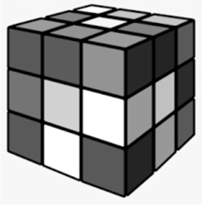
#> input picture images/cube.png, 203 x 210 px
$ python lab7.py
#> lines starting #> are read from the running program, lines starting #| are printed output that depends on the picture; after the words box and inside, x2 and y2 are one past the last pixel; in counts of white or black regions, pixels touching at a corner belong together
# Program for smooth image using ideal low pass filter in frequency domain

import cv2
import numpy as np
import matplotlib.pyplot as plt

def plt_imshow(title:str, image:cv2.Mat, cmap='gray'):
    plt.title(title)
    plt.imshow(image, cmap)
    plt.axis('off')
    plt.show()

image = cv2.imread('./images/cube.png', 0)
#> image: shape (210, 203); min 0, max 255, mean 149.2
plt_imshow('Image', image)

fourier = np.fft.fft2(image)
# plt_imshow('Fourier Transform', np.log1p(np.abs(fourier)))

shift_fourier = np.fft.fftshift(fourier)
# plt_imshow('Shifting', np.log1p(np.abs(shift_fourier)))

m, n = image.shape
#> m = 210; n = 203
filter = np.zeros(image.shape, dtype=np.float32) # Ideal Filter: H(u, v)
D0 = 50
for u in range(m):
    for v in range(n):
        D = np.sqrt((u-m/2)**2 + (v-n/2)**2)
        if D > D0:
            filter[u, v] = 0
        else:
            filter[u, v] = 1
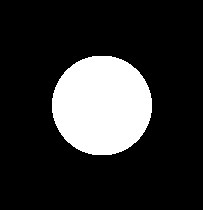
#> filter: shape (210, 203) float32; values 0 (black) and 1 (white), 18.4% white; 1 white region, box (x1, y1, x2, y2) and area: (52, 56, 152, 155) 7856
plt_imshow('Filter', filter)

shift_filtered_fourier = shift_fourier * filter
# plt_imshow('Filter Applied', np.log1p(np.abs(shift_filtered_fourier)))

filtered_fourier = np.fft.ifftshift(shift_filtered_fourier)
# plt_imshow('Inverse Shifting', np.log1p(np.abs(filtered_fourier)))

filtered_img = np.fft.ifft2(filtered_fourier)
plt_imshow('Filtered Image', np.abs(filtered_img))
#> call 3 of plt_imshow, with title = 'Filtered Image', cmap = 'gray'
#> in plt_imshow (call 3), `plt.show()`:
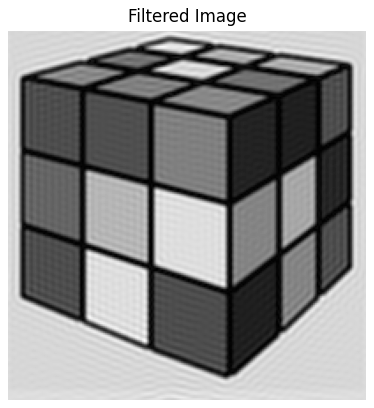
#> figure drawn by matplotlib, 1 panel

cv2.waitKey()
cv2.destroyAllWindows()

$ run again, with images/circles.png copied over images/cube.png
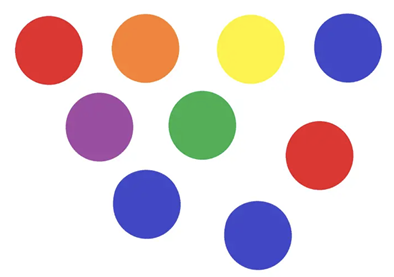
#> input picture images/circles.png, 394 x 277 px
#> after the loop `for u in range(m):`:
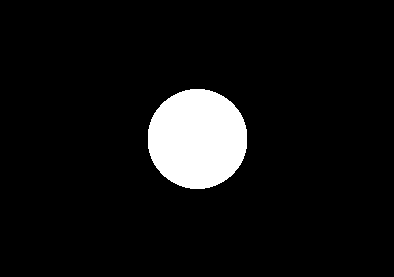
#> filter: shape (277, 394) float32; values 0 (black) and 1 (white), 7.2% white; 1 white region, box (x1, y1, x2, y2) and area: (148, 89, 247, 189) 7856
#> in plt_imshow (call 3), `plt.show()`:
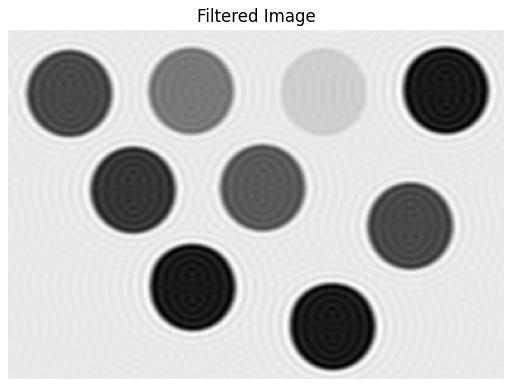
#> figure drawn by matplotlib, 1 panel

$ run again, with images/lady.png copied over images/cube.png
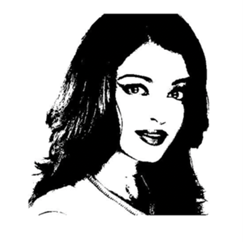
#> input picture images/lady.png, 243 x 242 px
#> after the loop `for u in range(m):`:
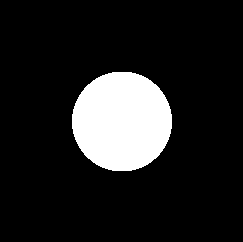
#> filter: shape (242, 243) float32; values 0 (black) and 1 (white), 13.4% white; 1 white region, box (x1, y1, x2, y2) and area: (72, 72, 172, 171) 7856
#> in plt_imshow (call 3), `plt.show()`:
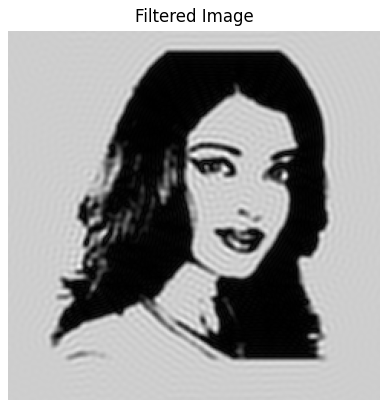
#> figure drawn by matplotlib, 1 panel

$ run again, with images/book.jpeg saved as images/cube.png
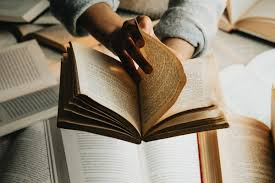
#> input picture images/book.jpeg, 275 x 183 px
#> after the loop `for u in range(m):`:
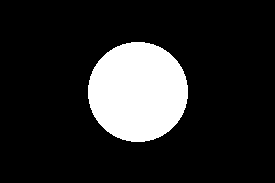
#> filter: shape (183, 275) float32; values 0 (black) and 1 (white), 15.6% white; 1 white region, box (x1, y1, x2, y2) and area: (88, 42, 188, 142) 7860
#> in plt_imshow (call 3), `plt.show()`:
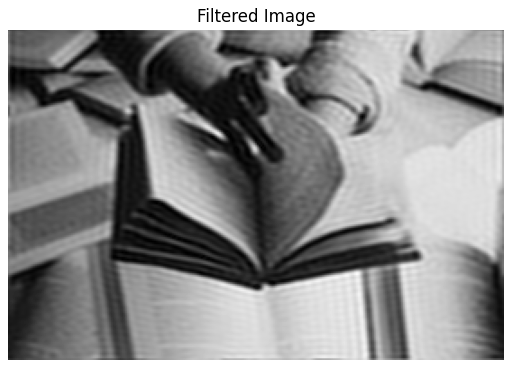
#> figure drawn by matplotlib, 1 panel
